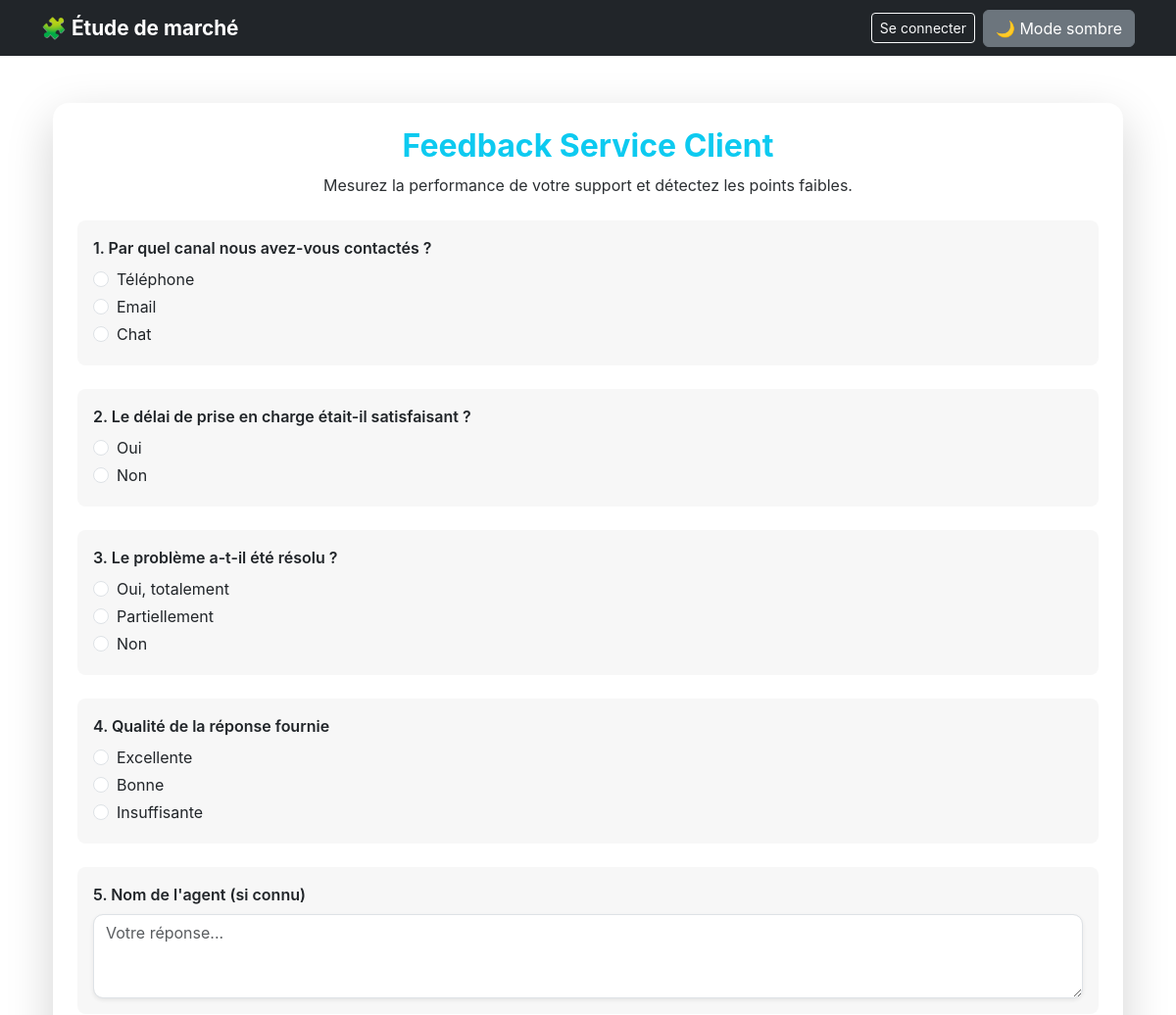
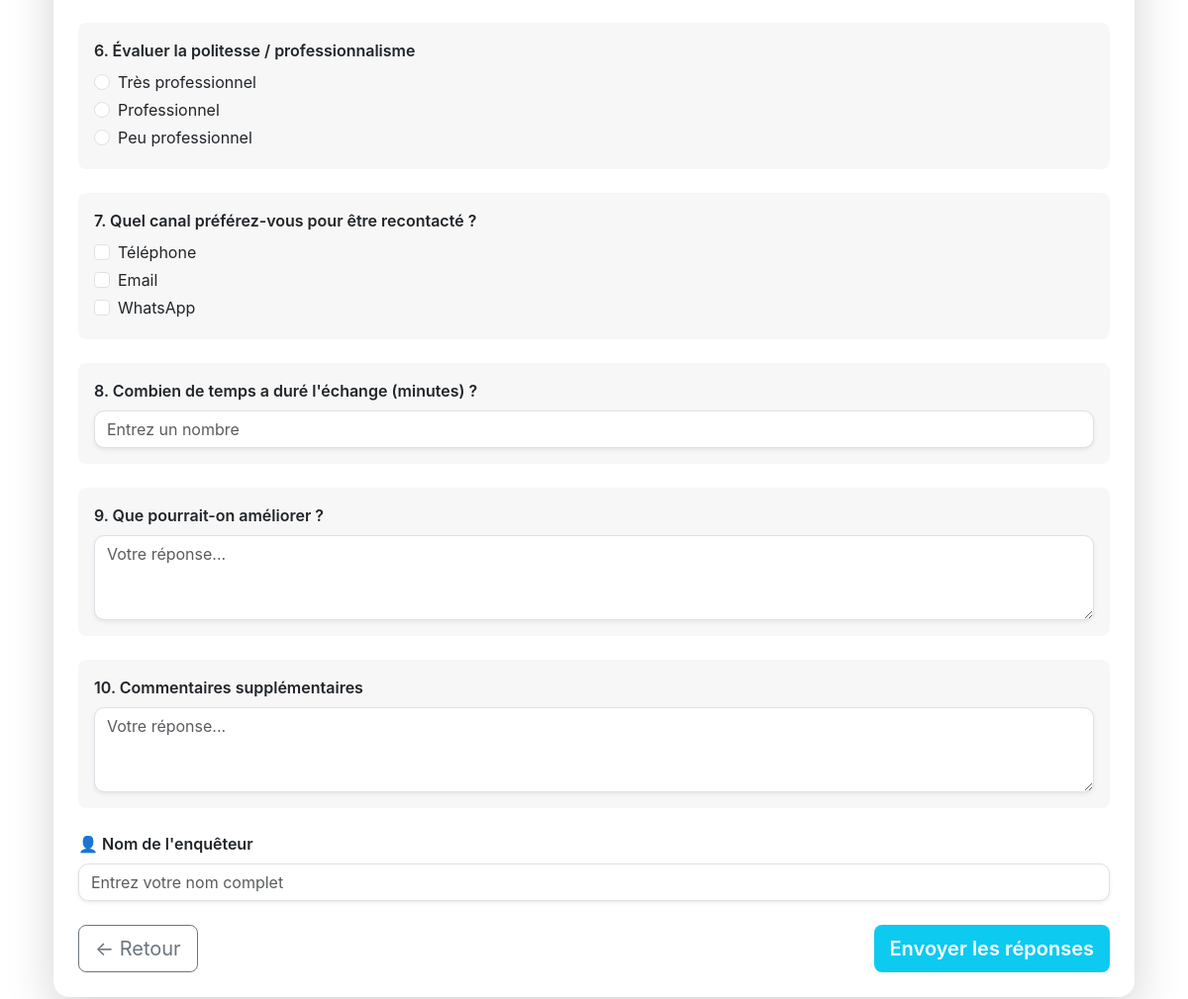
/15/take/, run on the app's committed database (2 pictures, top to bottom).
### survey/models.py (models this page shows, shortened)
class Survey(models.Model):
    title = models.CharField(max_length=200)
    description = models.TextField(blank=True, null=True)
    image = models.ImageField(
        upload_to="survey_images/",
        null=True,
        blank=True
    )
    owner = models.ForeignKey(
    User,
    related_name='surveys',
    on_delete=models.CASCADE
    )
    created_at = models.DateTimeField(auto_now_add=True)
    updated_at = models.DateTimeField(auto_now=True)

class Question(models.Model):
    survey = models.ForeignKey(Survey, related_name='questions', on_delete=models.CASCADE)
    text = models.CharField(max_length=500)
    QUESTION_TYPES = (
        ('text', "Texte libre"),
        ('single', 'Choix unique'),
        ('multiple', 'Choix multiple'),
        ('number', 'Réponse numérique'),
    )
    question_type = models.CharField(max_length=10, choices=QUESTION_TYPES, default='text')
    order = models.PositiveBigIntegerField(default=0)
    class Meta:
        ordering = ['order']

class Choice(models.Model):
    question = models.ForeignKey(Question, related_name='choices', on_delete=models.CASCADE)
    text = models.CharField(max_length=200)

### survey/views.py (the view, shortened to what this page needs)
# urls.py: path("<int:survey_id>/take/", views.take_survey, name="take_survey"),
def take_survey(request, survey_id):
    survey = get_public_survey_or_404(survey_id)
    questions = survey.questions.all()
    return render(request, 'survey/take_survey.html', {
        'survey': survey,
        'questions': questions
    })

### survey/views.py (called while the page is built)
def get_public_survey_or_404(survey_id):
    return get_object_or_404(Survey, id=survey_id)

### survey/templates/survey/take_survey.html (shortened to what this page needs)
{% extends "survey/base.html" %}
{% block content %}
<div class="container mt-5 mb-5">
    <div class="survey-card p-4 rounded-4 shadow-lg">
        <h2 class="fw-bold mb-2 adaptive-blue text-center">{{ survey.title }}</h2>
        <p class="text-secondary-emphasis text-center mb-4">{{ survey.description }}</p>
        <form method="post" class="survey-form">
            {% for question in questions %}
                <div class="question-box mb-4 p-3 rounded-3">
                    <label class="form-label fw-semibold d-block mb-2">
                        {{ forloop.counter }}. {{ question.text }}
                    </label>
                    {% if question.question_type == "text" %}
                        <textarea name="question_{{ question.id }}" class="form-control shadow-sm" rows="3"
                                  placeholder="Votre réponse..."></textarea>
                    {% elif question.question_type == "number" %}
                        <input type="number" name="question_{{ question.id }}" class="form-control shadow-sm"
                               placeholder="Entrez un nombre">
                    {% elif question.question_type == "single" %}
                        {% for choice in question.choices.all %}
                            <div class="form-check mb-1">
                                <input class="form-check-input" type="radio"
                                       name="question_{{ question.id }}"
                                       value="{{ choice.id }}"
                                       id="choice_{{ choice.id }}">
                                <label class="form-check-label" for="choice_{{ choice.id }}">
                                    {{ choice.text }}
                                </label>
                            </div>
                        {% endfor %}
                    {% elif question.question_type == "multiple" %}
                        {% for choice in question.choices.all %}
                            <div class="form-check mb-1">
                                <input class="form-check-input" type="checkbox"
                                       name="question_{{ question.id }}"
                                       value="{{ choice.id }}"
                                       id="choice_{{ choice.id }}">
                                <label class="form-check-label" for="choice_{{ choice.id }}">
                                    {{ choice.text }}
                                </label>
                            </div>
                        {% endfor %}
                    {% endif %}
                </div>
            {% endfor %}
            <div class="mb-4">
                <label class="fw-semibold mb-2">👤 Nom de l'enquêteur</label>
                <input type="text" name="interviewer_name" class="form-control shadow-sm"
                       required placeholder="Entrez votre nom complet">
            </div>
            <div class="d-flex justify-content-between">
                <a href="{% url 'survey_detail' survey.id %}" class="btn btn-outline-secondary btn-lg">
                    ← Retour
                </a>
                <button type="submit" class="btn btn-primary btn-lg fw-semibold">
                   Envoyer les réponses
                </button>
            </div>
        </form>
    </div>
</div>
{% endblock %}

### survey/templates/survey/base.html (style rules this page uses)
body { font-family: 'Inter', sans-serif; transition: background-color 0.3s, color 0.3s; }
.adaptive-blue { color: #0dcaf0; transition: color 0.3s ease; }

### survey/templates/survey/take_survey.html (style rules this page uses)
.survey-card { background-color: var(--bs-body-bg); border: 1px solid rgba(255, 255, 255, 0.05); transition: background-color 0.3s ease, box-shadow 0.3s ease; }
.question-box { background-color: rgba(0, 0, 0, 0.03); transition: background-color 0.3s ease; }
.adaptive-blue { color: #0dcaf0; }
.form-control, .form-check-input { border-radius: 10px; transition: all 0.2s ease; }
.btn-primary { background-color: #0dcaf0; border: none; transition: background-color 0.3s ease; }

### data on the page
Survey: title "Feedback Service Client", description "Mesurez la performance de votre support et détectez les points faibles."
Question: text "Par quel canal nous avez-vous contactés ?"
Choice: text "Téléphone"
Choice: text "Email"
Choice: text "Chat"
Question: text "Le délai de prise en charge était-il satisfaisant ?"
Choice: text "Oui"
Choice: text "Non"
Question: text "Le problème a-t-il été résolu ?"
Choice: text "Oui, totalement"
Choice: text "Partiellement"
Choice: text "Non"
Question: text "Qualité de la réponse fournie"
Choice: text "Excellente"
Choice: text "Bonne"
Choice: text "Insuffisante"
Question: text "Nom de l'agent (si connu)", id "Votre réponse..."
Question: text "Évaluer la politesse / professionnalisme"
Choice: text "Très professionnel"
Choice: text "Professionnel"
Choice: text "Peu professionnel"
Question: text "Quel canal préférez-vous pour être recontacté ?"
Choice: text "Téléphone"
Choice: text "Email"
Choice: text "WhatsApp"
Question: text "Combien de temps a duré l'échange (minutes) ?"
Question: text "Que pourrait-on améliorer ?", id "Votre réponse..."
Question: text "Commentaires supplémentaires", id "Votre réponse..."
